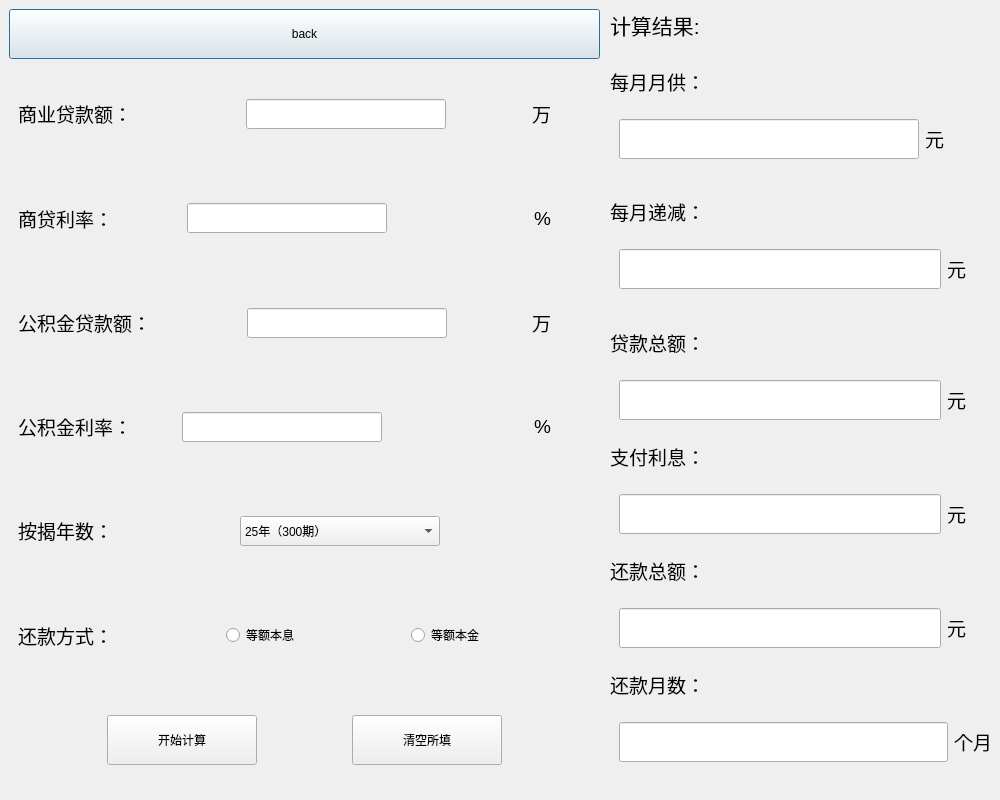
<?xml version="1.0" encoding="UTF-8"?>
<ui version="4.0">
 <class>win3</class>
 <widget class="QDialog" name="win3">
  <property name="geometry">
   <rect>
    <x>0</x>
    <y>0</y>
    <width>1000</width>
    <height>800</height>
   </rect>
  </property>
  <property name="minimumSize">
   <size>
    <width>1000</width>
    <height>800</height>
   </size>
  </property>
  <property name="maximumSize">
   <size>
    <width>1000</width>
    <height>800</height>
   </size>
  </property>
  <property name="windowTitle">
   <string>Dialog</string>
  </property>
  <widget class="QWidget" name="widget_8" native="true">
   <property name="geometry">
    <rect>
     <x>9</x>
     <y>9</y>
     <width>591</width>
     <height>780</height>
    </rect>
   </property>
   <layout class="QVBoxLayout" name="verticalLayout_92">
    <item>
     <widget class="QPushButton" name="pushButton_3">
      <property name="minimumSize">
       <size>
        <width>0</width>
        <height>50</height>
       </size>
      </property>
      <property name="cursor">
       <cursorShape>ArrowCursor</cursorShape>
      </property>
      <property name="text">
       <string>back</string>
      </property>
      <property name="iconSize">
       <size>
        <width>16</width>
        <height>16</height>
       </size>
      </property>
     </widget>
    </item>
    <item>
     <widget class="QWidget" name="widget" native="true">
      <layout class="QHBoxLayout" name="horizontalLayout">
       <item>
        <widget class="QLabel" name="label">
         <property name="text">
          <string>&lt;html&gt;&lt;head/&gt;&lt;body&gt;&lt;p&gt;&lt;span style=&quot; font-size:14pt;&quot;&gt;商业贷款额：&lt;/span&gt;&lt;/p&gt;&lt;/body&gt;&lt;/html&gt;</string>
         </property>
        </widget>
       </item>
       <item>
        <spacer name="horizontalSpacer_23">
         <property name="orientation">
          <enum>Qt::Horizontal</enum>
         </property>
         <property name="sizeHint" stdset="0">
          <size>
           <width>40</width>
           <height>20</height>
          </size>
         </property>
        </spacer>
       </item>
       <item>
        <widget class="QLineEdit" name="lineEdit">
         <property name="minimumSize">
          <size>
           <width>200</width>
           <height>30</height>
          </size>
         </property>
        </widget>
       </item>
       <item>
        <spacer name="horizontalSpacer_24">
         <property name="orientation">
          <enum>Qt::Horizontal</enum>
         </property>
         <property name="sizeType">
          <enum>QSizePolicy::Fixed</enum>
         </property>
         <property name="sizeHint" stdset="0">
          <size>
           <width>80</width>
           <height>20</height>
          </size>
         </property>
        </spacer>
       </item>
       <item>
        <widget class="QLabel" name="label_2">
         <property name="text">
          <string>&lt;html&gt;&lt;head/&gt;&lt;body&gt;&lt;p&gt;&lt;span style=&quot; font-size:14pt;&quot;&gt;万&lt;/span&gt;&lt;/p&gt;&lt;/body&gt;&lt;/html&gt;</string>
         </property>
        </widget>
       </item>
       <item>
        <spacer name="horizontalSpacer_25">
         <property name="orientation">
          <enum>Qt::Horizontal</enum>
         </property>
         <property name="sizeType">
          <enum>QSizePolicy::Fixed</enum>
         </property>
         <property name="sizeHint" stdset="0">
          <size>
           <width>40</width>
           <height>20</height>
          </size>
         </property>
        </spacer>
       </item>
      </layout>
     </widget>
    </item>
    <item>
     <widget class="QWidget" name="widget_2" native="true">
      <layout class="QHBoxLayout" name="horizontalLayout_2">
       <item>
        <widget class="QLabel" name="label_3">
         <property name="text">
          <string>&lt;html&gt;&lt;head/&gt;&lt;body&gt;&lt;p&gt;&lt;span style=&quot; font-size:14pt;&quot;&gt;商贷利率：&lt;/span&gt;&lt;/p&gt;&lt;/body&gt;&lt;/html&gt;</string>
         </property>
        </widget>
       </item>
       <item>
        <spacer name="horizontalSpacer_12">
         <property name="orientation">
          <enum>Qt::Horizontal</enum>
         </property>
         <property name="sizeType">
          <enum>QSizePolicy::Fixed</enum>
         </property>
         <property name="sizeHint" stdset="0">
          <size>
           <width>68</width>
           <height>20</height>
          </size>
         </property>
        </spacer>
       </item>
       <item>
        <widget class="QLineEdit" name="lineEdit_2">
         <property name="minimumSize">
          <size>
           <width>200</width>
           <height>30</height>
          </size>
         </property>
         <property name="maximumSize">
          <size>
           <width>200</width>
           <height>30</height>
          </size>
         </property>
        </widget>
       </item>
       <item>
        <spacer name="horizontalSpacer_20">
         <property name="orientation">
          <enum>Qt::Horizontal</enum>
         </property>
         <property name="sizeType">
          <enum>QSizePolicy::Expanding</enum>
         </property>
         <property name="sizeHint" stdset="0">
          <size>
           <width>29</width>
           <height>20</height>
          </size>
         </property>
        </spacer>
       </item>
       <item>
        <widget class="QLabel" name="label_4">
         <property name="text">
          <string>&lt;html&gt;&lt;head/&gt;&lt;body&gt;&lt;p&gt;&lt;span style=&quot; font-size:14pt;&quot;&gt;%&lt;/span&gt;&lt;/p&gt;&lt;/body&gt;&lt;/html&gt;</string>
         </property>
        </widget>
       </item>
       <item>
        <spacer name="horizontalSpacer_21">
         <property name="orientation">
          <enum>Qt::Horizontal</enum>
         </property>
         <property name="sizeType">
          <enum>QSizePolicy::Fixed</enum>
         </property>
         <property name="sizeHint" stdset="0">
          <size>
           <width>40</width>
           <height>20</height>
          </size>
         </property>
        </spacer>
       </item>
      </layout>
     </widget>
    </item>
    <item>
     <widget class="QWidget" name="widget_3" native="true">
      <layout class="QHBoxLayout" name="horizontalLayout_3">
       <item>
        <widget class="QLabel" name="label_5">
         <property name="text">
          <string>&lt;html&gt;&lt;head/&gt;&lt;body&gt;&lt;p&gt;&lt;span style=&quot; font-size:14pt;&quot;&gt;公积金贷款额：&lt;/span&gt;&lt;/p&gt;&lt;/body&gt;&lt;/html&gt;</string>
         </property>
        </widget>
       </item>
       <item>
        <spacer name="horizontalSpacer_6">
         <property name="orientation">
          <enum>Qt::Horizontal</enum>
         </property>
         <property name="sizeHint" stdset="0">
          <size>
           <width>40</width>
           <height>20</height>
          </size>
         </property>
        </spacer>
       </item>
       <item>
        <widget class="QLineEdit" name="lineEdit_3">
         <property name="minimumSize">
          <size>
           <width>200</width>
           <height>30</height>
          </size>
         </property>
        </widget>
       </item>
       <item>
        <spacer name="horizontalSpacer_8">
         <property name="orientation">
          <enum>Qt::Horizontal</enum>
         </property>
         <property name="sizeType">
          <enum>QSizePolicy::Fixed</enum>
         </property>
         <property name="sizeHint" stdset="0">
          <size>
           <width>79</width>
           <height>20</height>
          </size>
         </property>
        </spacer>
       </item>
       <item>
        <widget class="QLabel" name="label_6">
         <property name="text">
          <string>&lt;html&gt;&lt;head/&gt;&lt;body&gt;&lt;p&gt;&lt;span style=&quot; font-size:14pt;&quot;&gt;万&lt;/span&gt;&lt;/p&gt;&lt;/body&gt;&lt;/html&gt;</string>
         </property>
        </widget>
       </item>
       <item>
        <spacer name="horizontalSpacer_10">
         <property name="orientation">
          <enum>Qt::Horizontal</enum>
         </property>
         <property name="sizeType">
          <enum>QSizePolicy::Fixed</enum>
         </property>
         <property name="sizeHint" stdset="0">
          <size>
           <width>40</width>
           <height>20</height>
          </size>
         </property>
        </spacer>
       </item>
      </layout>
     </widget>
    </item>
    <item>
     <widget class="QWidget" name="widget_4" native="true">
      <layout class="QHBoxLayout" name="horizontalLayout_4">
       <item>
        <widget class="QLabel" name="label_7">
         <property name="text">
          <string>&lt;html&gt;&lt;head/&gt;&lt;body&gt;&lt;p&gt;&lt;span style=&quot; font-size:14pt;&quot;&gt;公积金利率：&lt;/span&gt;&lt;/p&gt;&lt;/body&gt;&lt;/html&gt;</string>
         </property>
        </widget>
       </item>
       <item>
        <spacer name="horizontalSpacer_2">
         <property name="orientation">
          <enum>Qt::Horizontal</enum>
         </property>
         <property name="sizeType">
          <enum>QSizePolicy::Fixed</enum>
         </property>
         <property name="sizeHint" stdset="0">
          <size>
           <width>44</width>
           <height>20</height>
          </size>
         </property>
        </spacer>
       </item>
       <item>
        <widget class="QLineEdit" name="lineEdit_4">
         <property name="enabled">
          <bool>true</bool>
         </property>
         <property name="minimumSize">
          <size>
           <width>200</width>
           <height>30</height>
          </size>
         </property>
         <property name="maximumSize">
          <size>
           <width>200</width>
           <height>30</height>
          </size>
         </property>
        </widget>
       </item>
       <item>
        <spacer name="verticalSpacer_9">
         <property name="orientation">
          <enum>Qt::Horizontal</enum>
         </property>
         <property name="sizeType">
          <enum>QSizePolicy::Expanding</enum>
         </property>
         <property name="sizeHint" stdset="0">
          <size>
           <width>29</width>
           <height>20</height>
          </size>
         </property>
        </spacer>
       </item>
       <item>
        <widget class="QLabel" name="label_8">
         <property name="text">
          <string>&lt;html&gt;&lt;head/&gt;&lt;body&gt;&lt;p&gt;&lt;span style=&quot; font-size:14pt;&quot;&gt;%&lt;/span&gt;&lt;/p&gt;&lt;/body&gt;&lt;/html&gt;</string>
         </property>
        </widget>
       </item>
       <item>
        <spacer name="horizontalSpacer_4">
         <property name="orientation">
          <enum>Qt::Horizontal</enum>
         </property>
         <property name="sizeType">
          <enum>QSizePolicy::Fixed</enum>
         </property>
         <property name="sizeHint" stdset="0">
          <size>
           <width>40</width>
           <height>20</height>
          </size>
         </property>
        </spacer>
       </item>
      </layout>
     </widget>
    </item>
    <item>
     <widget class="QWidget" name="widget_7" native="true">
      <layout class="QHBoxLayout" name="horizontalLayout_7">
       <item>
        <widget class="QLabel" name="label_10">
         <property name="text">
          <string>&lt;html&gt;&lt;head/&gt;&lt;body&gt;&lt;p&gt;&lt;span style=&quot; font-size:14pt;&quot;&gt;按揭年数：&lt;/span&gt;&lt;/p&gt;&lt;/body&gt;&lt;/html&gt;</string>
         </property>
        </widget>
       </item>
       <item>
        <spacer name="horizontalSpacer_9">
         <property name="orientation">
          <enum>Qt::Horizontal</enum>
         </property>
         <property name="sizeType">
          <enum>QSizePolicy::Expanding</enum>
         </property>
         <property name="sizeHint" stdset="0">
          <size>
           <width>108</width>
           <height>20</height>
          </size>
         </property>
        </spacer>
       </item>
       <item>
        <widget class="QComboBox" name="comboBox_3">
         <property name="minimumSize">
          <size>
           <width>200</width>
           <height>30</height>
          </size>
         </property>
         <item>
          <property name="text">
           <string>25年（300期）</string>
          </property>
         </item>
         <item>
          <property name="text">
           <string>24年（288期)</string>
          </property>
         </item>
         <item>
          <property name="text">
           <string>23年（276期）</string>
          </property>
         </item>
         <item>
          <property name="text">
           <string>22年（264期）</string>
          </property>
         </item>
         <item>
          <property name="text">
           <string>21年（252期）</string>
          </property>
         </item>
         <item>
          <property name="text">
           <string>20年（240期）</string>
          </property>
         </item>
         <item>
          <property name="text">
           <string>19年（228期）</string>
          </property>
         </item>
         <item>
          <property name="text">
           <string>18年（216期）</string>
          </property>
         </item>
         <item>
          <property name="text">
           <string>17年（204期）</string>
          </property>
         </item>
         <item>
          <property name="text">
           <string>16年（192期）</string>
          </property>
         </item>
         <item>
          <property name="text">
           <string>15年（180期）</string>
          </property>
         </item>
         <item>
          <property name="text">
           <string>10年（120期）</string>
          </property>
         </item>
         <item>
          <property name="text">
           <string>9年（108期）</string>
          </property>
         </item>
         <item>
          <property name="text">
           <string>8年（96期）</string>
          </property>
         </item>
         <item>
          <property name="text">
           <string>7年（84期）</string>
          </property>
         </item>
         <item>
          <property name="text">
           <string>6年（72期）</string>
          </property>
         </item>
         <item>
          <property name="text">
           <string>5年（60期）</string>
          </property>
         </item>
         <item>
          <property name="text">
           <string>4年（48期）</string>
          </property>
         </item>
         <item>
          <property name="text">
           <string>3年（36期）</string>
          </property>
         </item>
         <item>
          <property name="text">
           <string>2年（24期）</string>
          </property>
         </item>
         <item>
          <property name="text">
           <string>1年（12期）</string>
          </property>
         </item>
        </widget>
       </item>
       <item>
        <spacer name="horizontalSpacer_7">
         <property name="orientation">
          <enum>Qt::Horizontal</enum>
         </property>
         <property name="sizeType">
          <enum>QSizePolicy::Fixed</enum>
         </property>
         <property name="sizeHint" stdset="0">
          <size>
           <width>151</width>
           <height>20</height>
          </size>
         </property>
        </spacer>
       </item>
      </layout>
     </widget>
    </item>
    <item>
     <widget class="QWidget" name="widget_5" native="true">
      <layout class="QHBoxLayout" name="horizontalLayout_5">
       <item>
        <widget class="QLabel" name="label_9">
         <property name="text">
          <string>&lt;html&gt;&lt;head/&gt;&lt;body&gt;&lt;p&gt;&lt;span style=&quot; font-size:14pt;&quot;&gt;还款方式：&lt;/span&gt;&lt;/p&gt;&lt;/body&gt;&lt;/html&gt;</string>
         </property>
        </widget>
       </item>
       <item>
        <spacer name="horizontalSpacer_15">
         <property name="orientation">
          <enum>Qt::Horizontal</enum>
         </property>
         <property name="sizeHint" stdset="0">
          <size>
           <width>40</width>
           <height>20</height>
          </size>
         </property>
        </spacer>
       </item>
       <item>
        <widget class="QRadioButton" name="radioButton_3">
         <property name="text">
          <string>等额本息</string>
         </property>
        </widget>
       </item>
       <item>
        <spacer name="horizontalSpacer_16">
         <property name="orientation">
          <enum>Qt::Horizontal</enum>
         </property>
         <property name="sizeHint" stdset="0">
          <size>
           <width>40</width>
           <height>20</height>
          </size>
         </property>
        </spacer>
       </item>
       <item>
        <widget class="QRadioButton" name="radioButton_4">
         <property name="text">
          <string>等额本金</string>
         </property>
        </widget>
       </item>
       <item>
        <spacer name="horizontalSpacer_17">
         <property name="orientation">
          <enum>Qt::Horizontal</enum>
         </property>
         <property name="sizeHint" stdset="0">
          <size>
           <width>40</width>
           <height>20</height>
          </size>
         </property>
        </spacer>
       </item>
      </layout>
     </widget>
    </item>
    <item>
     <widget class="QWidget" name="widget_6" native="true">
      <layout class="QHBoxLayout" name="horizontalLayout_6">
       <item>
        <spacer name="horizontalSpacer_14">
         <property name="orientation">
          <enum>Qt::Horizontal</enum>
         </property>
         <property name="sizeHint" stdset="0">
          <size>
           <width>40</width>
           <height>20</height>
          </size>
         </property>
        </spacer>
       </item>
       <item>
        <widget class="QPushButton" name="pushButton">
         <property name="minimumSize">
          <size>
           <width>150</width>
           <height>50</height>
          </size>
         </property>
         <property name="maximumSize">
          <size>
           <width>150</width>
           <height>50</height>
          </size>
         </property>
         <property name="text">
          <string>开始计算</string>
         </property>
        </widget>
       </item>
       <item>
        <spacer name="horizontalSpacer_18">
         <property name="orientation">
          <enum>Qt::Horizontal</enum>
         </property>
         <property name="sizeHint" stdset="0">
          <size>
           <width>40</width>
           <height>20</height>
          </size>
         </property>
        </spacer>
       </item>
       <item>
        <widget class="QPushButton" name="pushButton_2">
         <property name="minimumSize">
          <size>
           <width>150</width>
           <height>50</height>
          </size>
         </property>
         <property name="maximumSize">
          <size>
           <width>150</width>
           <height>50</height>
          </size>
         </property>
         <property name="text">
          <string>清空所填</string>
         </property>
        </widget>
       </item>
       <item>
        <spacer name="horizontalSpacer_19">
         <property name="orientation">
          <enum>Qt::Horizontal</enum>
         </property>
         <property name="sizeHint" stdset="0">
          <size>
           <width>40</width>
           <height>20</height>
          </size>
         </property>
        </spacer>
       </item>
      </layout>
     </widget>
    </item>
   </layout>
  </widget>
  <widget class="QWidget" name="widget_11" native="true">
   <property name="geometry">
    <rect>
     <x>600</x>
     <y>0</y>
     <width>450</width>
     <height>780</height>
    </rect>
   </property>
   <property name="minimumSize">
    <size>
     <width>450</width>
     <height>780</height>
    </size>
   </property>
   <property name="maximumSize">
    <size>
     <width>450</width>
     <height>780</height>
    </size>
   </property>
   <property name="focusPolicy">
    <enum>Qt::NoFocus</enum>
   </property>
   <widget class="QLabel" name="label_11">
    <property name="geometry">
     <rect>
      <x>10</x>
      <y>9</y>
      <width>441</width>
      <height>31</height>
     </rect>
    </property>
    <property name="text">
     <string>&lt;html&gt;&lt;head/&gt;&lt;body&gt;&lt;p&gt;&lt;span style=&quot; font-size:16pt;&quot;&gt;计算结果:&lt;/span&gt;&lt;/p&gt;&lt;/body&gt;&lt;/html&gt;</string>
    </property>
   </widget>
   <widget class="QWidget" name="widget_13" native="true">
    <property name="geometry">
     <rect>
      <x>10</x>
      <y>60</y>
      <width>365</width>
      <height>108</height>
     </rect>
    </property>
    <layout class="QVBoxLayout" name="verticalLayout">
     <item>
      <widget class="QLabel" name="label_12">
       <property name="text">
        <string>&lt;html&gt;&lt;head/&gt;&lt;body&gt;&lt;p&gt;&lt;span style=&quot; font-size:14pt;&quot;&gt;每月月供：&lt;/span&gt;&lt;/p&gt;&lt;/body&gt;&lt;/html&gt;</string>
       </property>
      </widget>
     </item>
     <item>
      <widget class="QWidget" name="widget_12" native="true">
       <layout class="QHBoxLayout" name="horizontalLayout_8">
        <item>
         <widget class="QLineEdit" name="out_1">
          <property name="minimumSize">
           <size>
            <width>300</width>
            <height>40</height>
           </size>
          </property>
          <property name="maximumSize">
           <size>
            <width>300</width>
            <height>40</height>
           </size>
          </property>
         </widget>
        </item>
        <item>
         <widget class="QLabel" name="label_13">
          <property name="text">
           <string>&lt;html&gt;&lt;head/&gt;&lt;body&gt;&lt;p&gt;&lt;span style=&quot; font-size:14pt;&quot;&gt;元&lt;/span&gt;&lt;/p&gt;&lt;/body&gt;&lt;/html&gt;</string>
          </property>
         </widget>
        </item>
       </layout>
      </widget>
     </item>
    </layout>
   </widget>
   <widget class="QWidget" name="widget_15" native="true">
    <property name="geometry">
     <rect>
      <x>10</x>
      <y>321</y>
      <width>365</width>
      <height>108</height>
     </rect>
    </property>
    <layout class="QVBoxLayout" name="verticalLayout_3">
     <item>
      <widget class="QLabel" name="label_14">
       <property name="text">
        <string>&lt;html&gt;&lt;head/&gt;&lt;body&gt;&lt;p&gt;&lt;span style=&quot; font-size:14pt;&quot;&gt;贷款总额：&lt;/span&gt;&lt;/p&gt;&lt;/body&gt;&lt;/html&gt;</string>
       </property>
      </widget>
     </item>
     <item>
      <widget class="QWidget" name="widget_14" native="true">
       <layout class="QHBoxLayout" name="horizontalLayout_11">
        <item>
         <widget class="QLineEdit" name="out_2">
          <property name="minimumSize">
           <size>
            <width>300</width>
            <height>40</height>
           </size>
          </property>
         </widget>
        </item>
        <item>
         <widget class="QLabel" name="label_16">
          <property name="text">
           <string>&lt;html&gt;&lt;head/&gt;&lt;body&gt;&lt;p&gt;&lt;span style=&quot; font-size:14pt;&quot;&gt;元&lt;/span&gt;&lt;/p&gt;&lt;/body&gt;&lt;/html&gt;</string>
          </property>
         </widget>
        </item>
       </layout>
      </widget>
     </item>
    </layout>
   </widget>
   <widget class="QWidget" name="widget_17" native="true">
    <property name="geometry">
     <rect>
      <x>10</x>
      <y>435</y>
      <width>365</width>
      <height>108</height>
     </rect>
    </property>
    <layout class="QVBoxLayout" name="verticalLayout_4">
     <item>
      <widget class="QLabel" name="label_17">
       <property name="text">
        <string>&lt;html&gt;&lt;head/&gt;&lt;body&gt;&lt;p&gt;&lt;span style=&quot; font-size:14pt;&quot;&gt;支付利息：&lt;/span&gt;&lt;/p&gt;&lt;/body&gt;&lt;/html&gt;</string>
       </property>
      </widget>
     </item>
     <item>
      <widget class="QWidget" name="widget_16" native="true">
       <layout class="QHBoxLayout" name="horizontalLayout_12">
        <item>
         <widget class="QLineEdit" name="out_3">
          <property name="minimumSize">
           <size>
            <width>300</width>
            <height>40</height>
           </size>
          </property>
         </widget>
        </item>
        <item>
         <widget class="QLabel" name="label_18">
          <property name="text">
           <string>&lt;html&gt;&lt;head/&gt;&lt;body&gt;&lt;p&gt;&lt;span style=&quot; font-size:14pt;&quot;&gt;元&lt;/span&gt;&lt;/p&gt;&lt;/body&gt;&lt;/html&gt;</string>
          </property>
         </widget>
        </item>
       </layout>
      </widget>
     </item>
    </layout>
   </widget>
   <widget class="QWidget" name="widget_19" native="true">
    <property name="geometry">
     <rect>
      <x>10</x>
      <y>549</y>
      <width>365</width>
      <height>108</height>
     </rect>
    </property>
    <layout class="QVBoxLayout" name="verticalLayout_5">
     <item>
      <widget class="QLabel" name="label_19">
       <property name="text">
        <string>&lt;html&gt;&lt;head/&gt;&lt;body&gt;&lt;p&gt;&lt;span style=&quot; font-size:14pt;&quot;&gt;还款总额：&lt;/span&gt;&lt;/p&gt;&lt;/body&gt;&lt;/html&gt;</string>
       </property>
      </widget>
     </item>
     <item>
      <widget class="QWidget" name="widget_18" native="true">
       <layout class="QHBoxLayout" name="horizontalLayout_13">
        <item>
         <widget class="QLineEdit" name="out_4">
          <property name="minimumSize">
           <size>
            <width>300</width>
            <height>40</height>
           </size>
          </property>
         </widget>
        </item>
        <item>
         <widget class="QLabel" name="label_20">
          <property name="text">
           <string>&lt;html&gt;&lt;head/&gt;&lt;body&gt;&lt;p&gt;&lt;span style=&quot; font-size:14pt;&quot;&gt;元&lt;/span&gt;&lt;/p&gt;&lt;/body&gt;&lt;/html&gt;</string>
          </property>
         </widget>
        </item>
       </layout>
      </widget>
     </item>
    </layout>
   </widget>
   <widget class="QWidget" name="widget_21" native="true">
    <property name="geometry">
     <rect>
      <x>10</x>
      <y>663</y>
      <width>391</width>
      <height>108</height>
     </rect>
    </property>
    <layout class="QVBoxLayout" name="verticalLayout_6">
     <item>
      <widget class="QLabel" name="label_21">
       <property name="text">
        <string>&lt;html&gt;&lt;head/&gt;&lt;body&gt;&lt;p&gt;&lt;span style=&quot; font-size:14pt;&quot;&gt;还款月数：&lt;/span&gt;&lt;/p&gt;&lt;/body&gt;&lt;/html&gt;</string>
       </property>
      </widget>
     </item>
     <item>
      <widget class="QWidget" name="widget_20" native="true">
       <layout class="QHBoxLayout" name="horizontalLayout_14">
        <item>
         <widget class="QLineEdit" name="out_5">
          <property name="minimumSize">
           <size>
            <width>300</width>
            <height>40</height>
           </size>
          </property>
         </widget>
        </item>
        <item>
         <widget class="QLabel" name="label_22">
          <property name="text">
           <string>&lt;html&gt;&lt;head/&gt;&lt;body&gt;&lt;p&gt;&lt;span style=&quot; font-size:14pt;&quot;&gt;个月&lt;/span&gt;&lt;/p&gt;&lt;/body&gt;&lt;/html&gt;</string>
          </property>
         </widget>
        </item>
       </layout>
      </widget>
     </item>
    </layout>
   </widget>
   <widget class="QWidget" name="widget_35" native="true">
    <property name="geometry">
     <rect>
      <x>10</x>
      <y>190</y>
      <width>365</width>
      <height>108</height>
     </rect>
    </property>
    <layout class="QVBoxLayout" name="verticalLayout_93">
     <item>
      <widget class="QLabel" name="label_243">
       <property name="text">
        <string>&lt;html&gt;&lt;head/&gt;&lt;body&gt;&lt;p&gt;&lt;span style=&quot; font-size:14pt;&quot;&gt;每月递减：&lt;/span&gt;&lt;/p&gt;&lt;/body&gt;&lt;/html&gt;</string>
       </property>
      </widget>
     </item>
     <item>
      <widget class="QWidget" name="widget_22" native="true">
       <layout class="QHBoxLayout" name="horizontalLayout_116">
        <item>
         <widget class="QLineEdit" name="out_108">
          <property name="minimumSize">
           <size>
            <width>300</width>
            <height>40</height>
           </size>
          </property>
         </widget>
        </item>
        <item>
         <widget class="QLabel" name="label_244">
          <property name="text">
           <string>&lt;html&gt;&lt;head/&gt;&lt;body&gt;&lt;p&gt;&lt;span style=&quot; font-size:14pt;&quot;&gt;元&lt;/span&gt;&lt;/p&gt;&lt;/body&gt;&lt;/html&gt;</string>
          </property>
         </widget>
        </item>
       </layout>
      </widget>
     </item>
    </layout>
   </widget>
  </widget>
 </widget>
 <resources/>
 <connections/>
</ui>
